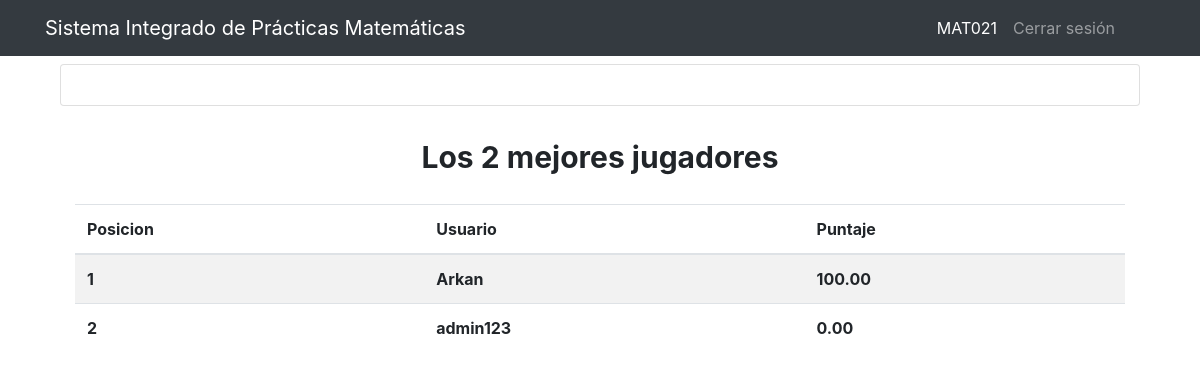
Screenshot of /SIPMapp/tablero/ with the database file from the repository.
### SIPMapp/models.py (models this page shows, shortened)
class QuizUsuario(models.Model):
	usuario = models.OneToOneField(User, on_delete=models.CASCADE)
	puntaje_total = models.DecimalField(verbose_name='Puntaje Total', default=0, decimal_places=2, max_digits=10)

### SIPMapp/views.py (the view)
# urls.py: path('tablero/',views.tablero, name = 'tablero'),
def tablero(request):
	total_usaurios_quiz = QuizUsuario.objects.order_by('-puntaje_total')[:10]
	contador = total_usaurios_quiz.count()
	context = {
		'usuario_quiz':total_usaurios_quiz,
		'contar_user':contador
	}
	return render(request, 'cuestionarios/tablero.html', context)

### SIPMapp/templates/cuestionarios/tablero.html (shortened to what this page needs)
<!doctype html>
<html lang="en">
  <head>
    <link rel="stylesheet" href="https://stackpath.bootstrapcdn.com/bootstrap/4.1.3/css/bootstrap.min.css">
  </head>
  <body>
    <h1>MAT021 - Inicial</h1>
<nav class="navbar header-top fixed-top navbar-expand-lg  navbar-dark bg-dark">
  <div class="container">
    <a class="navbar-brand" href="#">Sistema Integrado de Prácticas Matemáticas</a>
    <div class="collapse navbar-collapse" id="navbarResponsive">
      <ul class="navbar-nav ml-auto">
        <li class="nav-item active">
          <a class="nav-link" href="#">MAT021
              </a>
        </li>
        <li class="nav-item">
          <a class="nav-link" href="#">Cerrar sesión</a>
        </li>
        <li class="nav-item">
          <a class="nav-link" href="#"></a>
        </li>
        <li class="nav-item">
          <a class="nav-link" href="#"></a>
        </li>
      </ul>
    </div>
  </div>
</nav>
<!doctype html>
<html lang="es-MX">
<head>
    <link rel="stylesheet" href="https://stackpath.bootstrapcdn.com/bootstrap/4.3.0/css/bootstrap.min.css"
>
</head>
<body>
    <div class="container">
        <div class="row">
            <div class="col">
                <div class="container-fluid">
                    <div class="row">
                  <div class="col">
                    <div class="card">
                      <div class="card-body">
        </div>
    </div>
{% block contenido %}
<div class="container">
	<h1 class="text-center my-4">
		<span class="badge badge">
			Los {{contar_user}} mejores jugadores
		</span>
	</h1>
	<table class="table table-striped table-bodered">
		<thead>
			<tr>
				<th>Posicion</th>
				<th>Usuario</th>
				<th>Puntaje</th>
			</tr>
		</thead>
		<tbody>
			{% for user_quiz in usuario_quiz %}
				<tr>
					<th>{{forloop.counter}}</th>
					<th>{{user_quiz.usuario.username}}</th>
					<th>{{user_quiz.puntaje_total}}</th>
				</tr>
			{% endfor %}
		</tbody>
	</table>
</div>
{% endblock %}

### rows the page displays
QuizUsuario: usuario.username "Arkan", puntaje_total "100.00"
QuizUsuario: usuario.username "admin123", puntaje_total "0.00"

### other values shown
{{ contar_user }} "2"
